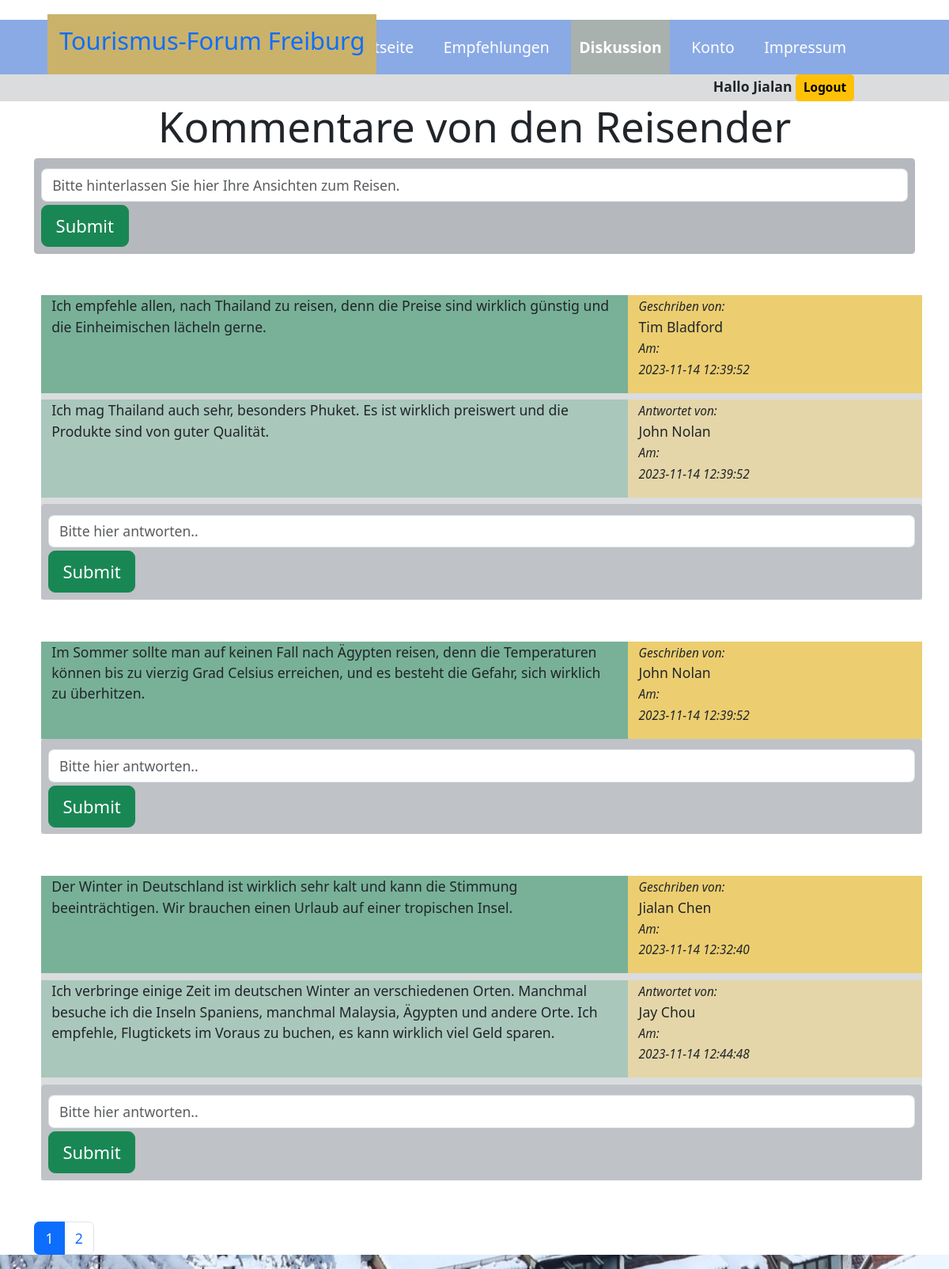
Page /index.php?page=diskussion (signed in) on the committed database.
### tables this page shows
CREATE TABLE `posts` (
  `id` int(10) UNSIGNED NOT NULL,
  `user_id` int(10) UNSIGNED DEFAULT NULL,
  `parent_id` int(10) UNSIGNED NOT NULL,
  `comment` text DEFAULT NULL,
  `created_at` timestamp NULL DEFAULT current_timestamp()
);

CREATE TABLE `users` (
  `id` int(10) UNSIGNED NOT NULL,
  `nachname` varchar(250) NOT NULL,
  `vorname` varchar(250) NOT NULL,
  `email` varchar(250) NOT NULL,
  `password` varchar(250) NOT NULL,
  `portrait` varchar(250) DEFAULT 'dummy.jpg',
  `birthday` date DEFAULT NULL,
  `countries_number` int(11) DEFAULT NULL,
  `footprint` varchar(250) DEFAULT NULL,
  `title` varchar(250) DEFAULT NULL,
  `info` text DEFAULT NULL,
  `created_at` timestamp NULL DEFAULT current_timestamp(),
  `updated_at` timestamp NULL DEFAULT current_timestamp()
);

### views/diskussion.view.php (the view, shortened to what this page needs)
<div class="col-12 container">
<h3 class="display-5 text-center">Kommentare von den Reisender</h3>
<?php if((isset($_SESSION['id']) && isset($_SESSION['loggedIn'])) || !empty($_SESSION['id'])): ?>
<form action="auth/comments/insert.php" method="POST" class="rounded-1 p-2 bg-secondary bg-opacity-50">
<input type="text" name="comment" class="form-control my-1" placeholder="Bitte hinterlassen Sie hier Ihre Ansichten zum Reisen." />
<button type="submit" class="btn btn-success btn-lg">Submit</button>
</form>
<?php else: ?>
   <div class="bg-secondary bg-opacity-50 text-center">
      <p>Bitte logg dich ein, dann kannst du auch wieder deine Reiseerfahrungen teilen..</p>
    </div>
<?php endif; ?>
<?php
$anzahl = $db->prepare('SELECT count(id) AS `anzahlDatensatz` FROM `posts` WHERE `parent_id` = 0 ');
$anzahl->execute();
$resultAnzahl = $anzahl->fetch()['anzahlDatensatz'];
$pro_seite = 3;
$anzahlSeiten = ceil($resultAnzahl / $pro_seite);
$aktSeite = 1;
?>
<?php
$stmt = $db->prepare('SELECT *, posts.created_at AS datum, posts.id AS postid
    FROM `posts` INNER JOIN `users` ON posts.user_id = users.id WHERE `parent_id`= 0
    ORDER BY `datum` ASC LIMIT :anfang, :proSeite');
$stmt->bindValue('anfang', ($aktSeite -1) * $pro_seite, PDO::PARAM_INT);
$stmt->bindValue('proSeite', $pro_seite, PDO::PARAM_INT);
$stmt->execute();
$posts = $stmt->fetchAll();
?>
<?php foreach($posts AS $post):
$stmt1 = $db->prepare('SELECT * FROM `users` WHERE `id` = :uid');
$stmt1->bindValue('uid', $post['user_id']);
$stmt1->execute();
$user = $stmt1->fetch();
?>
<div class="container m-2 center-div bg-secondary bg-opacity-25">
  <div class="row center-div my-5">
      <div class=" col-8 bg-success bg-opacity-50">
         <p><?=$post['comment']?></p>
      </div>
      <div class="col-4 bg-warning bg-opacity-50">
         <p><small><i>Geschriben von:<br></i></small> <?=$user['vorname'].' '.$user['nachname']?><br><small><i>Am:<br> <?=$user['created_at']?></i></small></p>
      </div>
<?php
$stmt2 = $db->prepare('SELECT * FROM `posts` INNER JOIN `users`
 ON posts.parent_id = :id WHERE posts.user_id = users.id');
$stmt2->bindValue('id', $post['postid']);
$stmt2->execute();
$replies = $stmt2->fetchAll();
?>
<?php if(!empty($replies)):?>
<?php foreach($replies AS $reply):
?>
      <div class="col-8 my-2 bg-success bg-opacity-25">
         <p><?= $reply['comment']?></p>
      </div>
      <div class="col-4 my-2 bg-warning bg-opacity-25">
      <p><small><i>Antwortet von:<br></i></small> <?= $reply['vorname'].' '.$reply['nachname']?>   <br><small><i>Am:<br> <?=$reply['created_at']?></i></small></p>
     </div>
<?php endforeach;?>
<?php endif;?>
<?php if((isset($_SESSION['id']) && isset($_SESSION['loggedIn'])) || !empty($_SESSION['id'])): ?>
<form action="auth/comments/insert.php" method="POST" class="rounded-1 p-2 bg-secondary bg-opacity-25">
<input type="text" name="comment" class="form-control my-1" placeholder="Bitte hier antworten.." />
<button type="submit" class="btn btn-success btn-lg">Submit</button>
</form>
<?php else: ?>
   <div class="bg-secondary bg-opacity-50 text-center">
      <p>Bitte melde dich an, damit du auch unter diesen Kommentaren antworten kannst.</p>
    </div>
<?php endif; ?>
</div>
</div>
<?php endforeach;?>
<?php if($anzahlSeiten > 1):?>
  <nav class="my-2 p-0">
    <ul class="pagination">
      <?php for($i = 1; $i <= $anzahlSeiten; $i++):?>
        <li class="page-item <?= ($i === $aktSeite) ? 'active' : '' ?>">
          <a href="?page=diskussion&seite=<?= $i?>" class="page-link"><?= $i?></a>
        </li>
      <?php endfor;?>
    </ul>
  </nav>
<?php endif;?>

### css/style.css (style rules this page uses)
html { font-family:verdana,arial,sans-serif; font-size:110%; background-color:#f1f1f1; color:#222; }
body { padding-top:25px; margin:0; }
a { color: inherit; display: inline-block; }
ul, ol { list-style:none; padding:0; }
.homepage-bg { background-image:url(../img/freiburg_snow.jpg); background-position:center center; background-repeat:no-repeat; background-attachment:fixed; background-size:cover; }
.center-div { margin: 0 auto; }

### rows in the picture
posts: comment "Ich empfehle allen, nach Thailand zu reisen, denn die Preise sind wirklich günstig und die Einheimischen lächeln gerne.", user.vorname "Tim", user.nachname "Bladford", user.created_at "2023-11-14 12:39:52"
posts: comment "Ich mag Thailand auch sehr, besonders Phuket. Es ist wirklich preiswert und die Produkte sind von guter Qualität.", user.vorname "John", user.nachname "Nolan", user.created_at "2023-11-14 12:39:52"
posts: comment "Im Sommer sollte man auf keinen Fall nach Ägypten reisen, denn die Temperaturen können bis zu vierzig Grad Celsius erreichen, und es besteht die Gefahr, sich wirklich zu überhitzen.", user.vorname "John", user.nachname "Nolan", user.created_at "2023-11-14 12:39:52"
posts: comment "Der Winter in Deutschland ist wirklich sehr kalt und kann die Stimmung beeinträchtigen. Wir brauchen einen Urlaub auf einer tropischen Insel.", user.vorname "Jialan", user.nachname "Chen", user.created_at "2023-11-14 12:32:40"
posts: comment "Ich verbringe einige Zeit im deutschen Winter an verschiedenen Orten. Manchmal besuche ich die Inseln Spaniens, manchmal Malaysia, Ägypten und andere Orte. Ich empfehle, Flugtickets im Voraus zu buchen, es kann wirklich viel Geld sparen.", user.vorname "Jay", user.nachname "Chou", user.created_at "2023-11-14 12:44:48"

### other values in the picture
$_SESSION['vorname'] "Jialan"
